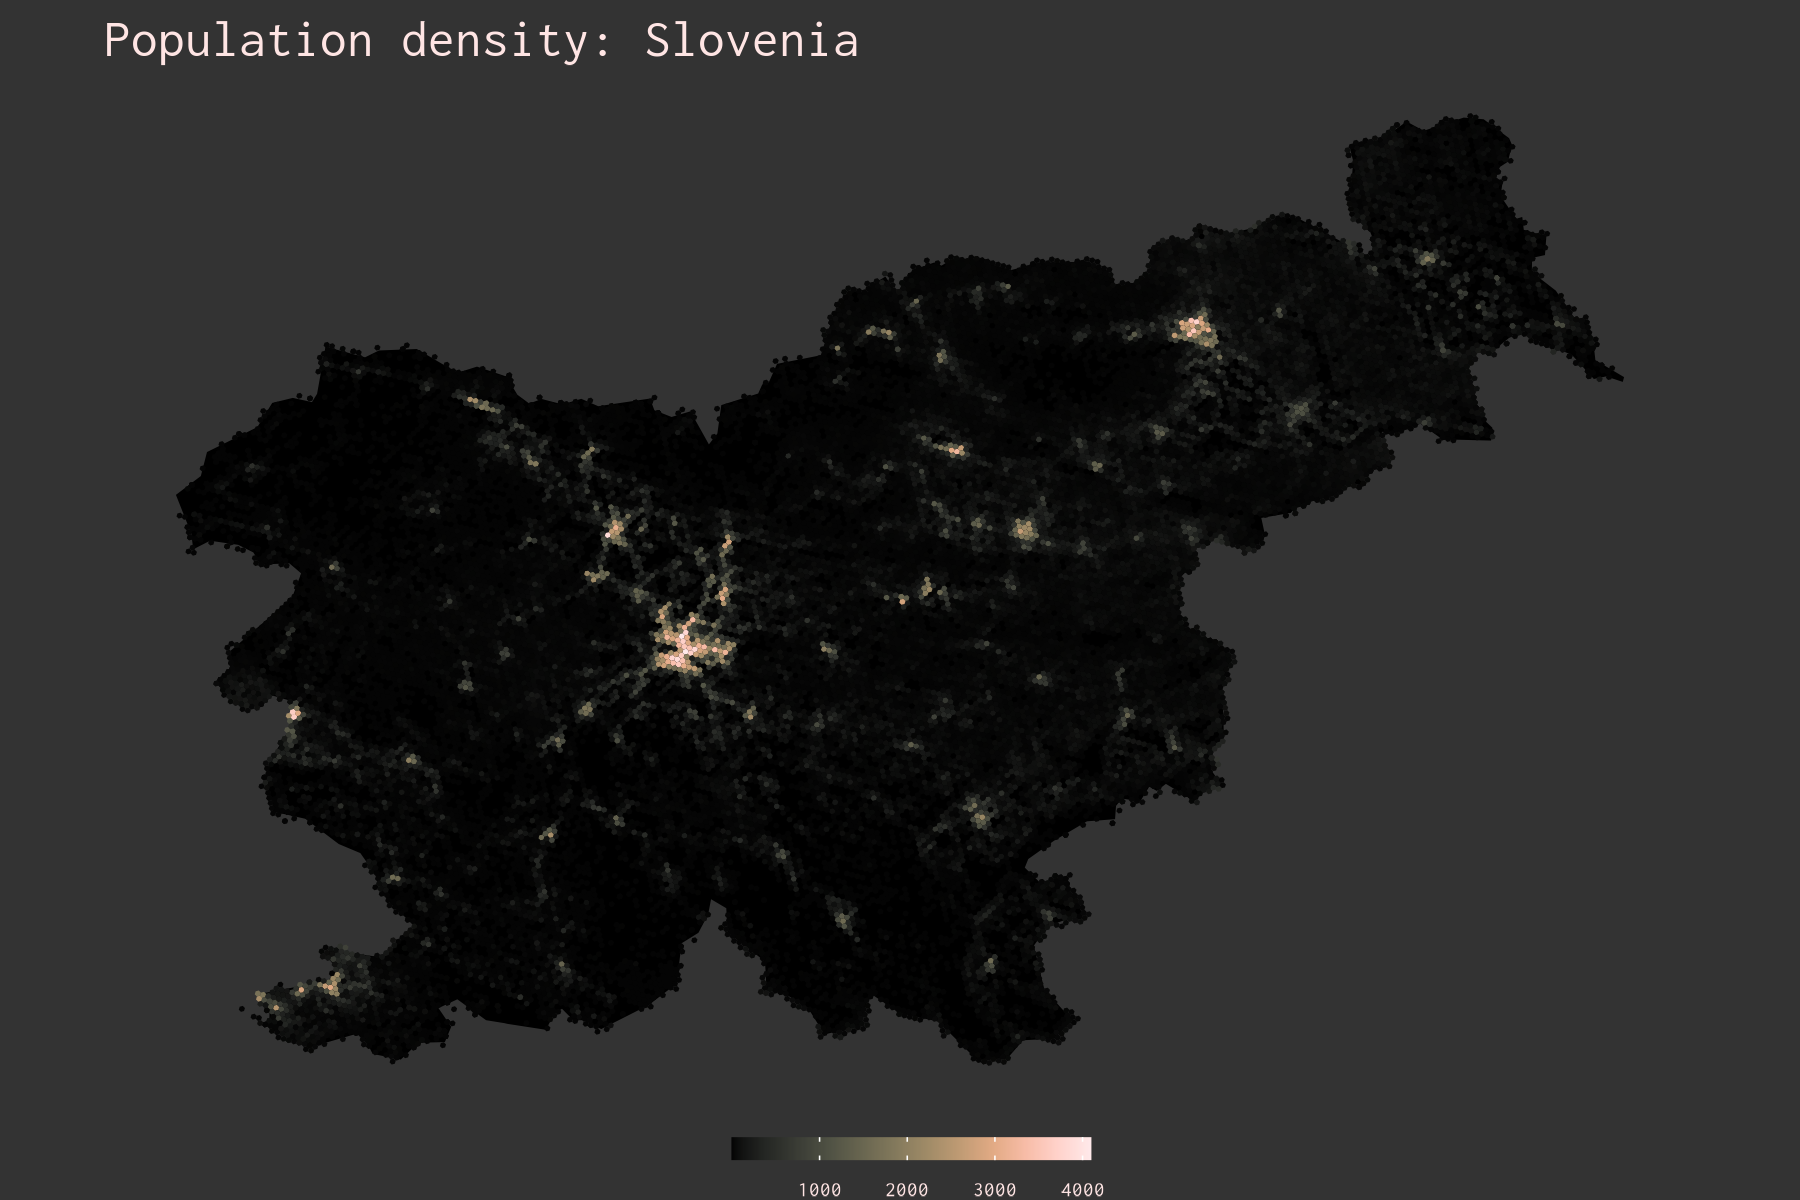

This figure's R source:
## Day 21: Kontur dataset.

setwd(dirname(rstudioapi::getActiveDocumentContext()$path))

library(dplyr)
library(ggplot2)
library(sf)
library(showtext)
library(showtext)

font_add_google(name = 'Inconsolata', family = 'Inconsolata')
showtext_auto()

svn_geom <- giscoR::gisco_get_countries(country = 'slovenia',
                                         resolution  = 3) 

# population density of slovenia
# dataset too big for github
svn_data <- read_sf('data/kontur_population_SI_20220630.gpkg')

col_pal1 = rev(colorspace::sequential_hcl(12, palette = "Turku"))

ggplot() +
  geom_sf(data = svn_geom, fill = 'black', color = NA) +
  geom_sf(data = svn_data, aes(fill = population), color = NA) +
  scale_fill_gradientn(colors = col_pal1) +
  theme_void() +
  theme(plot.background = element_rect(fill = 'grey20', color = NA),
        legend.title = element_blank(),
        legend.position = 'bottom',
        legend.text = element_text(color = '#ffe5e4', 
                                   family = 'Inconsolata', size = 16),
        legend.key.height = unit(dev.size()[2] / 30, 'inches'),
        plot.title = element_text(color = '#ffe5e4', family = 'Inconsolata',
                                  size = 40)) +
  labs(title = 'Population density: Slovenia')

ggsave('day21_kontur.png', width = 6, height = 4, dpi = 300)

